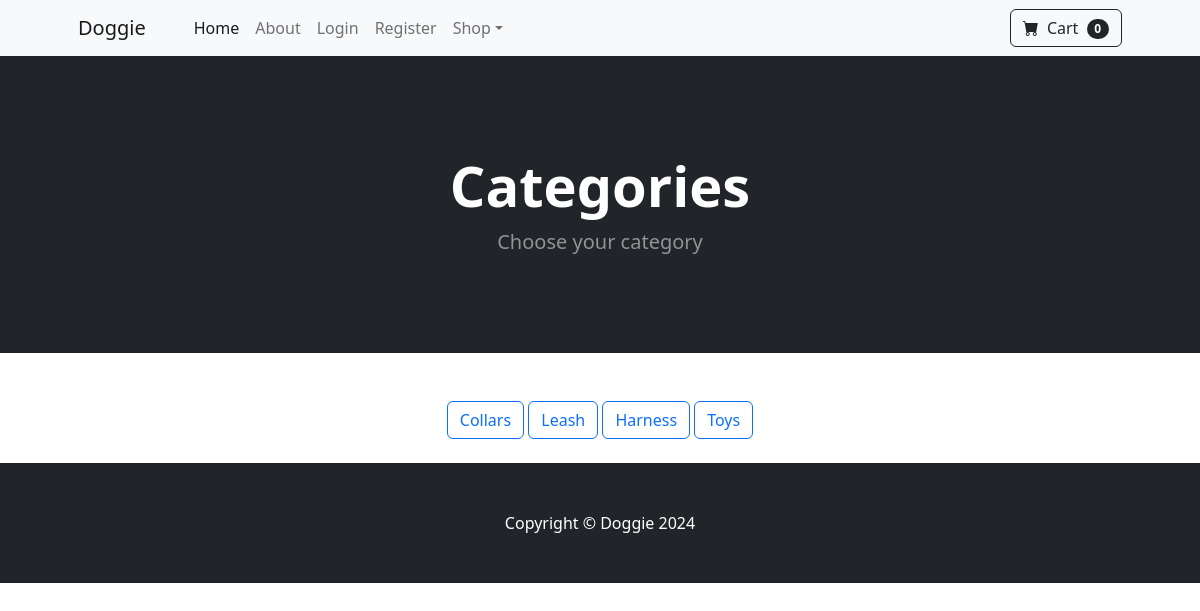
The app's page /category_summary/ with its own data.
### store/models.py (models this page shows)
class Category(models.Model):
    name = models.CharField(max_length=50)
    image = models.ImageField(upload_to='assets/cover', default='default.jpg')
    def __str__(self):
        return self.name
    class Meta:
        verbose_name_plural = 'categories'

### store/views.py (the view)
# urls.py: path('category_summary/', views.category_summary, name='category_summary'),
def category_summary(request):
    categories = Category.objects.all()
    return render(request, 'category_summary.html', {'categories': categories})

### cart/cart.py (called while the page is built)
    def __len__(self):
        return len(self.cart)

### cart/context_processors.py (called while the page is built)
def cart(request):
    return {'cart': Cart(request)}

### store/templates/category_summary.html (shortened to what this page needs)
{% extends 'base.html' %}
{% load static %}
{% block content %}
    <header class="bg-dark py-5">
            <div class="container px-4 px-lg-5 my-5">
                <div class="text-center text-white">
                    <h1 class="display-4 fw-bolder">Categories</h1>
                    <p class="lead fw-normal text-white-50 mb-0">Choose your category</p>
                </div>
            </div>
    </header>
    <div class="container">
        <div class="row">
            <center>
                <div class="col-8">
                     <br><br>
                        {% for category in categories %}
                            <a href="{% url 'category' category %}" class="btn btn-outline-primary">{{ category }}</a>
                        {% endfor %}
                    <br><br>
                </div>
            </center>
        </div>
    </div>
{% endblock %}

### records on screen
Category: name "Collars"
Category: name "Leash"
Category: name "Harness"
Category: name "Toys"

### other values on screen
{{ cart|length }} "0"
